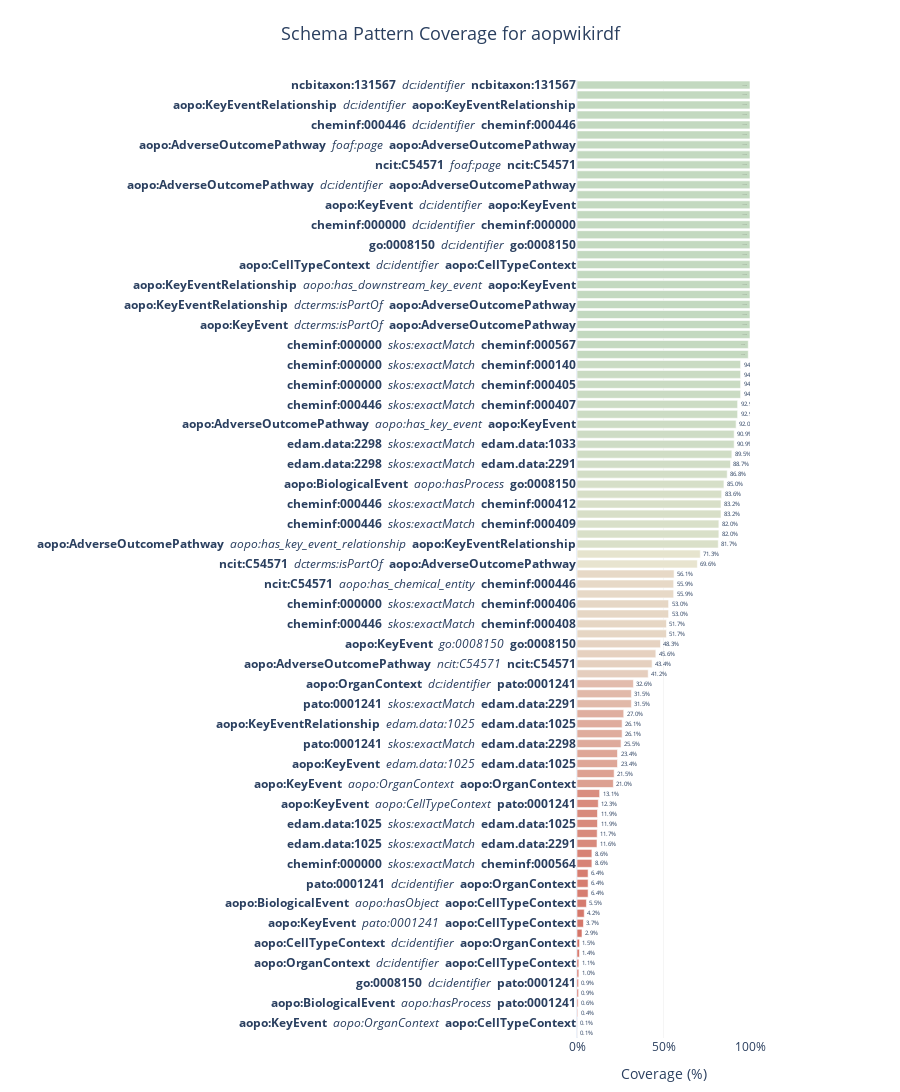

This figure's notebook cell:
### Code cell
import pandas as pd
import plotly.graph_objects as go
import plotly.io as pio

if not frequencies_df.empty:
    df = frequencies_df.copy()
    df["coverage_percent"] = pd.to_numeric(df["coverage_percent"], errors="coerce").fillna(0)
    df = df.sort_values("coverage_percent", ascending=False).reset_index(drop=True)

    def make_label(row):
        return (
            f"<b>{row['subject_class']}</b> "
            f"<span style='color:#888;'></span> "
            f"<i>{row['property']}</i> "
            f"<span style='color:#888;'></span> "
            f"<b>{row['object_class']}</b>"
        )

    df["styled_label"] = df.apply(make_label, axis=1)

    text_positions = ["outside" if v < 95 else "inside" for v in df["coverage_percent"]]
    custom_colorscale = [
        [0.0, "#d36e61"],
        [0.4, "#e5cdbd"],
        [0.7, "#e8e4cf"],
        [1.0, "#c3d9c0"],
    ]

    # Figure sizing
    bar_height = 26
    fig_height = min(2000, bar_height * len(df) + 200)

    fig = go.Figure(
        go.Bar(
            x=df["coverage_percent"],
            y=df["styled_label"],
            orientation="h",
            text=[f"{v:.1f}%" for v in df["coverage_percent"]],
            textposition=text_positions,
            marker={
                "color": df["coverage_percent"],
                "colorscale": custom_colorscale,
                "cmin": 0,
                "cmax": 100,
                "line": {"color": "white", "width": 0.6},
            },
            hovertemplate="<b>%{y}</b><br>Coverage: %{x:.1f}%<extra></extra>",
        )
    )

    fig.update_layout(
        title={
            "text": f"Schema Pattern Coverage for {dataset_name}",
            "x": 0.5,
            "font": {"size": 18},
        },
        xaxis={
            "title": "Coverage (%)",
            "range": [0, 100],  # fixed x-axis range
            "ticksuffix": "%",
            "showgrid": True,
            "gridcolor": "rgba(220,220,220,0.3)",
        },
        yaxis={
            "title": "",
            "autorange": "reversed",
            "automargin": True,
            "fixedrange": False,  # allow vertical zoom/pan
        },
        template="plotly_white",
        autosize=True,  # allow figure to scale with container
        height=fig_height,  # base height (will scale)
        margin={"t": 80, "b": 50, "l": 480, "r": 150},  # extra right margin for text
        plot_bgcolor="white",
        paper_bgcolor="white",
    )

    # Disable horizontal zoom/pan
    fig.update_xaxes(fixedrange=True)

    # Show figure with config for HTML export compatibility
    fig.show(
        config={
            "scrollZoom": True,
            "responsive": True,
            "toImageButtonOptions": {
                "format": "png",
                "filename": f"{dataset_name}_schema_coverage",
                "height": fig_height,
                "width": 600,
                "scale": 1,
            },
        }
    )

else:
    display(Markdown("**No coverage data to visualize**"))

### Figure 1 — Plotly figure (JSON) as saved in the notebook; plotly's stock layout.template omitted (floating-point values rounded to 4 significant figures)
{"data": [{"hovertemplate": "<b>%{y}</b><br>Coverage: %{x:.1f}%<extra></extra>", "marker": {"cmax": 100, "cmin": 0, "color": [100.0, 100.0, 100.0, 100.0, 100.0, 100.0, 100.0, 100.0, 100.0, 100.0, 100.0, 100.0, 100.0, 100.0, 100.0, 100.0, 100.0, 100.0, 100.0, 100.0, 100.0, 100.0, 100.0, 100.0, 100.0, 100.0, 99.01, 99.01, 94.58, 94.58, 94.58, 94.58, 92.86, 92.86, 91.99, 90.86, 90.86, 89.52, 88.72, 86.83, 84.95, 83.63, 83.25, 83.25, 82.02, 82.02, 81.67, 71.26, 69.59, 56.13, 55.89, 55.89, 52.96, 52.96, 51.72, 51.72, 48.26, 45.59, 43.42, 41.16, 32.63, 31.47, 31.47, 27.03, 26.08, 26.08, 25.47, 23.42, 23.42, 21.48, 21.03, 13.1, 12.32, 11.86, 11.86, 11.68, 11.58, 8.62, 8.62, 6.42, 6.42, 6.42, 5.47, 4.2, 3.74, 2.9, 1.47, 1.37, 1.05, 1.04, 0.91, 0.9, 0.64, 0.39, 0.13, 0.06], "colorscale": [[0, "#d36e61"], [0.4, "#e5cdbd"], [0.7, "#e8e4cf"], [1, "#c3d9c0"]], "line": {"color": "white", "width": 0.6}}, "orientation": "h", "text": ["100.0%", "100.0%", "100.0%", "100.0%", "100.0%", "100.0%", "100.0%", "100.0%", "100.0%", "100.0%", "100.0%", "100.0%", "100.0%", "100.0%", "100.0%", "100.0%", "100.0%", "100.0%", "100.0%", "100.0%", "100.0%", "100.0%", "100.0%", "100.0%", "100.0%", "100.0%", "99.0%", "99.0%", "94.6%", "94.6%", "94.6%", "94.6%", "92.9%", "92.9%", "92.0%", "90.9%", "90.9%", "89.5%", "88.7%", "86.8%", "85.0%", "83.6%", "83.2%", "83.2%", "82.0%", "82.0%", "81.7%", "71.3%", "69.6%", "56.1%", "55.9%", "55.9%", "53.0%", "53.0%", "51.7%", "51.7%", "48.3%", "45.6%", "43.4%", "41.2%", "32.6%", "31.5%", "31.5%", "27.0%", "26.1%", "26.1%", "25.5%", "23.4%", "23.4%", "21.5%", "21.0%", "13.1%", "12.3%", "11.9%", "11.9%", "11.7%", "11.6%", "8.6%", "8.6%", "6.4%", "6.4%", "6.4%", "5.5%", "4.2%", "3.7%", "2.9%", "1.5%", "1.4%", "1.1%", "1.0%", "0.9%", "0.9%", "0.6%", "0.4%", "0.1%", "0.1%"], "textposition": ["inside", "inside", "inside", "inside", "inside", "inside", "inside", "inside", "inside", "inside", "inside", "inside", "inside", "inside", "inside", "inside", "inside", "inside", "inside", "inside", "inside", "inside", "inside", "inside", "inside", "inside", "inside", "inside", "outside", "outside", "outside", "outside", "outside", "outside", "outside", "outside", "outside", "outside", "outside", "outside", "outside", "outside", "outside", "outside", "outside", "outside", "outside", "outside", "outside", "outside", "outside", "outside", "outside", "outside", "outside", "outside", "outside", "outside", "outside", "outside", "outside", "outside", "outside", "outside", "outside", "outside", "outside", "outside", "outside", "outside", "outside", "outside", "outside", "outside", "outside", "outside", "outside", "outside", "outside", "outside", "outside", "outside", "outside", "outside", "outside", "outside", "outside", "outside", "outside", "outside", "outside", "outside", "outside", "outside", "outside", "outside"], "type": "bar", "x": [100.0, 100.0, 100.0, 100.0, 100.0, 100.0, 100.0, 100.0, 100.0, 100.0, 100.0, 100.0, 100.0, 100.0, 100.0, 100.0, 100.0, 100.0, 100.0, 100.0, 100.0, 100.0, 100.0, 100.0, 100.0, 100.0, 99.01, 99.01, 94.58, 94.58, 94.58, 94.58, 92.86, 92.86, 91.99, 90.86, 90.86, 89.52, 88.72, 86.83, 84.95, 83.63, 83.25, 83.25, 82.02, 82.02, 81.67, 71.26, 69.59, 56.13, 55.89, 55.89, 52.96, 52.96, 51.72, 51.72, 48.26, 45.59, 43.42, 41.16, 32.63, 31.47, 31.47, 27.03, 26.08, 26.08, 25.47, 23.42, 23.42, 21.48, 21.03, 13.1, 12.32, 11.86, 11.86, 11.68, 11.58, 8.62, 8.62, 6.42, 6.42, 6.42, 5.47, 4.2, 3.74, 2.9, 1.47, 1.37, 1.05, 1.04, 0.91, 0.9, 0.64, 0.39, 0.13, 0.06], "y": ["<b>ncbitaxon:131567</b> <span style='color:#888;'></span> <i>dc:identifier</i> <span style='color:#888;'></span> <b>ncbitaxon:131567</b>", "<b>aopo:KeyEventRelationship</b> <span style='color:#888;'></span> <i>aopo:has_upstream_key_event</i> <span style='color:#888;'></span> <b>aopo:KeyEvent</b>", "<b>aopo:KeyEventRelationship</b> <span style='color:#888;'></span> <i>dc:identifier</i> <span style='color:#888;'></span> <b>aopo:KeyEventRelationship</b>", "<b>cheminf:000446</b> <span style='color:#888;'></span> <i>dc:identifier</i> <span style='color:#888;'></span> <b>cheminf:000000</b>", "<b>cheminf:000446</b> <span style='color:#888;'></span> <i>dc:identifier</i> <span style='color:#888;'></span> <b>cheminf:000446</b>", "<b>aopo:KeyEvent</b> <span style='color:#888;'></span> <i>foaf:page</i> <span style='color:#888;'></span> <b>aopo:KeyEvent</b>", "<b>aopo:AdverseOutcomePathway</b> <span style='color:#888;'></span> <i>foaf:page</i> <span style='color:#888;'></span> <b>aopo:AdverseOutcomePathway</b>", "<b>aopo:KeyEventRelationship</b> <span style='color:#888;'></span> <i>foaf:page</i> <span style='color:#888;'></span> <b>aopo:KeyEventRelationship</b>", "<b>ncit:C54571</b> <span style='color:#888;'></span> <i>foaf:page</i> <span style='color:#888;'></span> <b>ncit:C54571</b>", "<b>aopo:AdverseOutcomePathway</b> <span style='color:#888;'></span> <i>rdfs:seeAlso</i> <span style='color:#888;'></span> <b>aopo:AdverseOutcomePathway</b>", "<b>aopo:AdverseOutcomePathway</b> <span style='color:#888;'></span> <i>dc:identifier</i> <span style='color:#888;'></span> <b>aopo:AdverseOutcomePathway</b>", "<b>pato:0001241</b> <span style='color:#888;'></span> <i>dc:identifier</i> <span style='color:#888;'></span> <b>pato:0001241</b>", "<b>aopo:KeyEvent</b> <span style='color:#888;'></span> <i>dc:identifier</i> <span style='color:#888;'></span> <b>aopo:KeyEvent</b>", "<b>cheminf:000000</b> <span style='color:#888;'></span> <i>dc:identifier</i> <span style='color:#888;'></span> <b>cheminf:000446</b>", "<b>cheminf:000000</b> <span style='color:#888;'></span> <i>dc:identifier</i> <span style='color:#888;'></span> <b>cheminf:000000</b>", "<b>aopo:OrganContext</b> <span style='color:#888;'></span> <i>dc:identifier</i> <span style='color:#888;'></span> <b>aopo:OrganContext</b>", "<b>go:0008150</b> <span style='color:#888;'></span> <i>dc:identifier</i> <span style='color:#888;'></span> <b>go:0008150</b>", "<b>ncit:C54571</b> <span style='color:#888;'></span> <i>dc:identifier</i> <span style='color:#888;'></span> <b>ncit:C54571</b>", "<b>aopo:CellTypeContext</b> <span style='color:#888;'></span> <i>dc:identifier</i> <span style='color:#888;'></span> <b>aopo:CellTypeContext</b>", "<b>aopo:KeyEventRelationship</b> <span style='color:#888;'></span> <i>rdfs:seeAlso</i> <span style='color:#888;'></span> <b>aopo:KeyEventRelationship</b>", "<b>aopo:KeyEventRelationship</b> <span style='color:#888;'></span> <i>aopo:has_downstream_key_event</i> <span style='color:#888;'></span> <b>aopo:KeyEvent</b>", "<b>cheminf:000446</b> <span style='color:#888;'></span> <i>dcterms:isPartOf</i> <span style='color:#888;'></span> <b>ncit:C54571</b>", "<b>aopo:KeyEventRelationship</b> <span style='color:#888;'></span> <i>dcterms:isPartOf</i> <span style='color:#888;'></span> <b>aopo:AdverseOutcomePathway</b>", "<b>cheminf:000000</b> <span style='color:#888;'></span> <i>dcterms:isPartOf</i> <span style='color:#888;'></span> <b>ncit:C54571</b>", "<b>aopo:KeyEvent</b> <span style='color:#888;'></span> <i>dcterms:isPartOf</i> <span style='color:#888;'></span> <b>aopo:AdverseOutcomePathway</b>", "<b>aopo:KeyEvent</b> <span style='color:#888;'></span> <i>rdfs:seeAlso</i> <span style='color:#888;'></span> <b>aopo:KeyEvent</b>", "<b>cheminf:000000</b> <span style='color:#888;'></span> <i>skos:exactMatch</i> <span style='color:#888;'></span> <b>cheminf:000567</b>", "<b>cheminf:000446</b> <span style='color:#888;'></span> <i>skos:exactMatch</i> <span style='color:#888;'></span> <b>cheminf:000567</b>", "<b>cheminf:000000</b> <span style='color:#888;'></span> <i>skos:exactMatch</i> <span style='color:#888;'></span> <b>cheminf:000140</b>", "<b>cheminf:000446</b> <span style='color:#888;'></span> <i>skos:exactMatch</i> <span style='color:#888;'></span> <b>cheminf:000140</b>", "<b>cheminf:000000</b> <span style='color:#888;'></span> <i>skos:exactMatch</i> <span style='color:#888;'></span> <b>cheminf:000405</b>", "<b>cheminf:000446</b> <span style='color:#888;'></span> <i>skos:exactMatch</i> <span style='color:#888;'></span> <b>cheminf:000405</b>", "<b>cheminf:000446</b> <span style='color:#888;'></span> <i>skos:exactMatch</i> <span style='color:#888;'></span> <b>cheminf:000407</b>", "<b>cheminf:000000</b> <span style='color:#888;'></span> <i>skos:exactMatch</i> <span style='color:#888;'></span> <b>cheminf:000407</b>", "<b>aopo:AdverseOutcomePathway</b> <span style='color:#888;'></span> <i>aopo:has_key_event</i> <span style='color:#888;'></span> <b>aopo:KeyEvent</b>", "<b>edam.data:2298</b> <span style='color:#888;'></span> <i>skos:exactMatch</i> <span style='color:#888;'></span> <b>edam.data:1025</b>", "<b>edam.data:2298</b> <span style='color:#888;'></span> <i>skos:exactMatch</i> <span style='color:#888;'></span> <b>edam.data:1033</b>", "<b>edam.data:2298</b> <span style='color:#888;'></span> <i>skos:exactMatch</i> <span style='color:#888;'></span> <b>edam.data:1027</b>", "<b>edam.data:2298</b> <span style='color:#888;'></span> <i>skos:exactMatch</i> <span style='color:#888;'></span> <b>edam.data:2291</b>", "<b>aopo:AdverseOutcomePathway</b> <span style='color:#888;'></span> <i>aopo:has_adverse_outcome</i> <span style='color:#888;'></span> <b>aopo:KeyEvent</b>", "<b>aopo:BiologicalEvent</b> <span style='color:#888;'></span> <i>aopo:hasProcess</i> <span style='color:#888;'></span> <b>go:0008150</b>", "<b>aopo:AdverseOutcomePathway</b> <span style='color:#888;'></span> <i>aopo:has_molecular_initiating_event</i> <span style='color:#888;'></span> <b>aopo:KeyEvent</b>", "<b>cheminf:000446</b> <span style='color:#888;'></span> <i>skos:exactMatch</i> <span style='color:#888;'></span> <b>cheminf:000412</b>", "<b>cheminf:000000</b> <span style='color:#888;'></span> <i>skos:exactMatch</i> <span style='color:#888;'></span> <b>cheminf:000412</b>", "<b>cheminf:000446</b> <span style='color:#888;'></span> <i>skos:exactMatch</i> <span style='color:#888;'></span> <b>cheminf:000409</b>", "<b>cheminf:000000</b> <span style='color:#888;'></span> <i>skos:exactMatch</i> <span style='color:#888;'></span> <b>cheminf:000409</b>", "<b>aopo:AdverseOutcomePathway</b> <span style='color:#888;'></span> <i>aopo:has_key_event_relationship</i> <span style='color:#888;'></span> <b>aopo:KeyEventRelationship</b>", "<b>aopo:BiologicalEvent</b> <span style='color:#888;'></span> <i>aopo:hasObject</i> <span style='color:#888;'></span> <b>pato:0001241</b>", "<b>ncit:C54571</b> <span style='color:#888;'></span> <i>dcterms:isPartOf</i> <span style='color:#888;'></span> <b>aopo:AdverseOutcomePathway</b>", "<b>aopo:KeyEvent</b> <span style='color:#888;'></span> <i>aopo:hasBiologicalEvent</i> <span style='color:#888;'></span> <b>aopo:BiologicalEvent</b>", "<b>ncit:C54571</b> <span style='color:#888;'></span> <i>aopo:has_chemical_entity</i> <span style='color:#888;'></span> <b>cheminf:000446</b>", "<b>ncit:C54571</b> <span style='color:#888;'></span> <i>aopo:has_chemical_entity</i> <span style='color:#888;'></span> <b>cheminf:000000</b>", "<b>cheminf:000000</b> <span style='color:#888;'></span> <i>skos:exactMatch</i> <span style='color:#888;'></span> <b>cheminf:000406</b>", "<b>cheminf:000446</b> <span style='color:#888;'></span> <i>skos:exactMatch</i> <span style='color:#888;'></span> <b>cheminf:000406</b>", "<b>cheminf:000446</b> <span style='color:#888;'></span> <i>skos:exactMatch</i> <span style='color:#888;'></span> <b>cheminf:000408</b>", "<b>cheminf:000000</b> <span style='color:#888;'></span> <i>skos:exactMatch</i> <span style='color:#888;'></span> <b>cheminf:000408</b>", "<b>aopo:KeyEvent</b> <span style='color:#888;'></span> <i>go:0008150</i> <span style='color:#888;'></span> <b>go:0008150</b>", "<b>aopo:CellTypeContext</b> <span style='color:#888;'></span> <i>dc:identifier</i> <span style='color:#888;'></span> <b>pato:0001241</b>", "<b>aopo:AdverseOutcomePathway</b> <span style='color:#888;'></span> <i>ncit:C54571</i> <span style='color:#888;'></span> <b>ncit:C54571</b>", "<b>aopo:KeyEvent</b> <span style='color:#888;'></span> <i>pato:0001241</i> <span style='color:#888;'></span> <b>pato:0001241</b>", "<b>aopo:OrganContext</b> <span style='color:#888;'></span> <i>dc:identifier</i> <span style='color:#888;'></span> <b>pato:0001241</b>", "<b>pato:0001241</b> <span style='color:#888;'></span> <i>skos:exactMatch</i> <span style='color:#888;'></span> <b>edam.data:1025</b>", "<b>pato:0001241</b> <span style='color:#888;'></span> <i>skos:exactMatch</i> <span style='color:#888;'></span> <b>edam.data:2291</b>", "<b>aopo:KeyEvent</b> <span style='color:#888;'></span> <i>aopo:CellTypeContext</i> <span style='color:#888;'></span> <b>aopo:CellTypeContext</b>", "<b>aopo:KeyEventRelationship</b> <span style='color:#888;'></span> <i>edam.data:1025</i> <span style='color:#888;'></span> <b>edam.data:1025</b>", "<b>aopo:KeyEventRelationship</b> <span style='color:#888;'></span> <i>edam.data:1025</i> <span style='color:#888;'></span> <b>edam.data:2298</b>", "<b>pato:0001241</b> <span style='color:#888;'></span> <i>skos:exactMatch</i> <span style='color:#888;'></span> <b>edam.data:2298</b>", "<b>aopo:KeyEvent</b> <span style='color:#888;'></span> <i>edam.data:1025</i> <span style='color:#888;'></span> <b>edam.data:2298</b>", "<b>aopo:KeyEvent</b> <span style='color:#888;'></span> <i>edam.data:1025</i> <span style='color:#888;'></span> <b>edam.data:1025</b>", "<b>aopo:KeyEvent</b> <span style='color:#888;'></span> <i>ncbitaxon:131567</i> <span style='color:#888;'></span> <b>ncbitaxon:131567</b>", "<b>aopo:KeyEvent</b> <span style='color:#888;'></span> <i>aopo:OrganContext</i> <span style='color:#888;'></span> <b>aopo:OrganContext</b>", "<b>aopo:KeyEvent</b> <span style='color:#888;'></span> <i>aopo:OrganContext</i> <span style='color:#888;'></span> <b>pato:0001241</b>", "<b>aopo:KeyEvent</b> <span style='color:#888;'></span> <i>aopo:CellTypeContext</i> <span style='color:#888;'></span> <b>pato:0001241</b>", "<b>edam.data:1025</b> <span style='color:#888;'></span> <i>skos:exactMatch</i> <span style='color:#888;'></span> <b>edam.data:1033</b>", "<b>edam.data:1025</b> <span style='color:#888;'></span> <i>skos:exactMatch</i> <span style='color:#888;'></span> <b>edam.data:1025</b>", "<b>edam.data:1025</b> <span style='color:#888;'></span> <i>skos:exactMatch</i> <span style='color:#888;'></span> <b>edam.data:1027</b>", "<b>edam.data:1025</b> <span style='color:#888;'></span> <i>skos:exactMatch</i> <span style='color:#888;'></span> <b>edam.data:2291</b>", "<b>cheminf:000446</b> <span style='color:#888;'></span> <i>skos:exactMatch</i> <span style='color:#888;'></span> <b>cheminf:000564</b>", "<b>cheminf:000000</b> <span style='color:#888;'></span> <i>skos:exactMatch</i> <span style='color:#888;'></span> <b>cheminf:000564</b>", "<b>pato:0001241</b> <span style='color:#888;'></span> <i>dc:identifier</i> <span style='color:#888;'></span> <b>aopo:CellTypeContext</b>", "<b>pato:0001241</b> <span style='color:#888;'></span> <i>dc:identifier</i> <span style='color:#888;'></span> <b>aopo:OrganContext</b>", "<b>pato:0001241</b> <span style='color:#888;'></span> <i>skos:exactMatch</i> <span style='color:#888;'></span> <b>edam.data:1027</b>", "<b>aopo:BiologicalEvent</b> <span style='color:#888;'></span> <i>aopo:hasObject</i> <span style='color:#888;'></span> <b>aopo:CellTypeContext</b>", "<b>aopo:BiologicalEvent</b> <span style='color:#888;'></span> <i>aopo:hasObject</i> <span style='color:#888;'></span> <b>aopo:OrganContext</b>", "<b>aopo:KeyEvent</b> <span style='color:#888;'></span> <i>pato:0001241</i> <span style='color:#888;'></span> <b>aopo:CellTypeContext</b>", "<b>aopo:KeyEvent</b> <span style='color:#888;'></span> <i>pato:0001241</i> <span style='color:#888;'></span> <b>aopo:OrganContext</b>", "<b>aopo:CellTypeContext</b> <span style='color:#888;'></span> <i>dc:identifier</i> <span style='color:#888;'></span> <b>aopo:OrganContext</b>", "<b>aopo:BiologicalEvent</b> <span style='color:#888;'></span> <i>aopo:hasObject</i> <span style='color:#888;'></span> <b>go:0008150</b>", "<b>aopo:OrganContext</b> <span style='color:#888;'></span> <i>dc:identifier</i> <span style='color:#888;'></span> <b>aopo:CellTypeContext</b>", "<b>pato:0001241</b> <span style='color:#888;'></span> <i>dc:identifier</i> <span style='color:#888;'></span> <b>go:0008150</b>", "<b>go:0008150</b> <span style='color:#888;'></span> <i>dc:identifier</i> <span style='color:#888;'></span> <b>pato:0001241</b>", "<b>aopo:KeyEvent</b> <span style='color:#888;'></span> <i>pato:0001241</i> <span style='color:#888;'></span> <b>go:0008150</b>", "<b>aopo:BiologicalEvent</b> <span style='color:#888;'></span> <i>aopo:hasProcess</i> <span style='color:#888;'></span> <b>pato:0001241</b>", "<b>aopo:KeyEvent</b> <span style='color:#888;'></span> <i>go:0008150</i> <span style='color:#888;'></span> <b>pato:0001241</b>", "<b>aopo:KeyEvent</b> <span style='color:#888;'></span> <i>aopo:OrganContext</i> <span style='color:#888;'></span> <b>aopo:CellTypeContext</b>", "<b>aopo:KeyEvent</b> <span style='color:#888;'></span> <i>aopo:CellTypeContext</i> <span style='color:#888;'></span> <b>aopo:OrganContext</b>"]}], "layout": {"autosize": true, "height": 2000, "margin": {"b": 50, "l": 480, "r": 150, "t": 80}, "paper_bgcolor": "white", "plot_bgcolor": "white", "title": {"font": {"size": 18}, "text": "Schema Pattern Coverage for aopwikirdf", "x": 0.5}, "xaxis": {"fixedrange": true, "gridcolor": "rgba(220,220,220,0.3)", "range": [0, 100], "showgrid": true, "ticksuffix": "%", "title": {"text": "Coverage (%)"}}, "yaxis": {"automargin": true, "autorange": "reversed", "fixedrange": false, "title": {"text": ""}}}}
